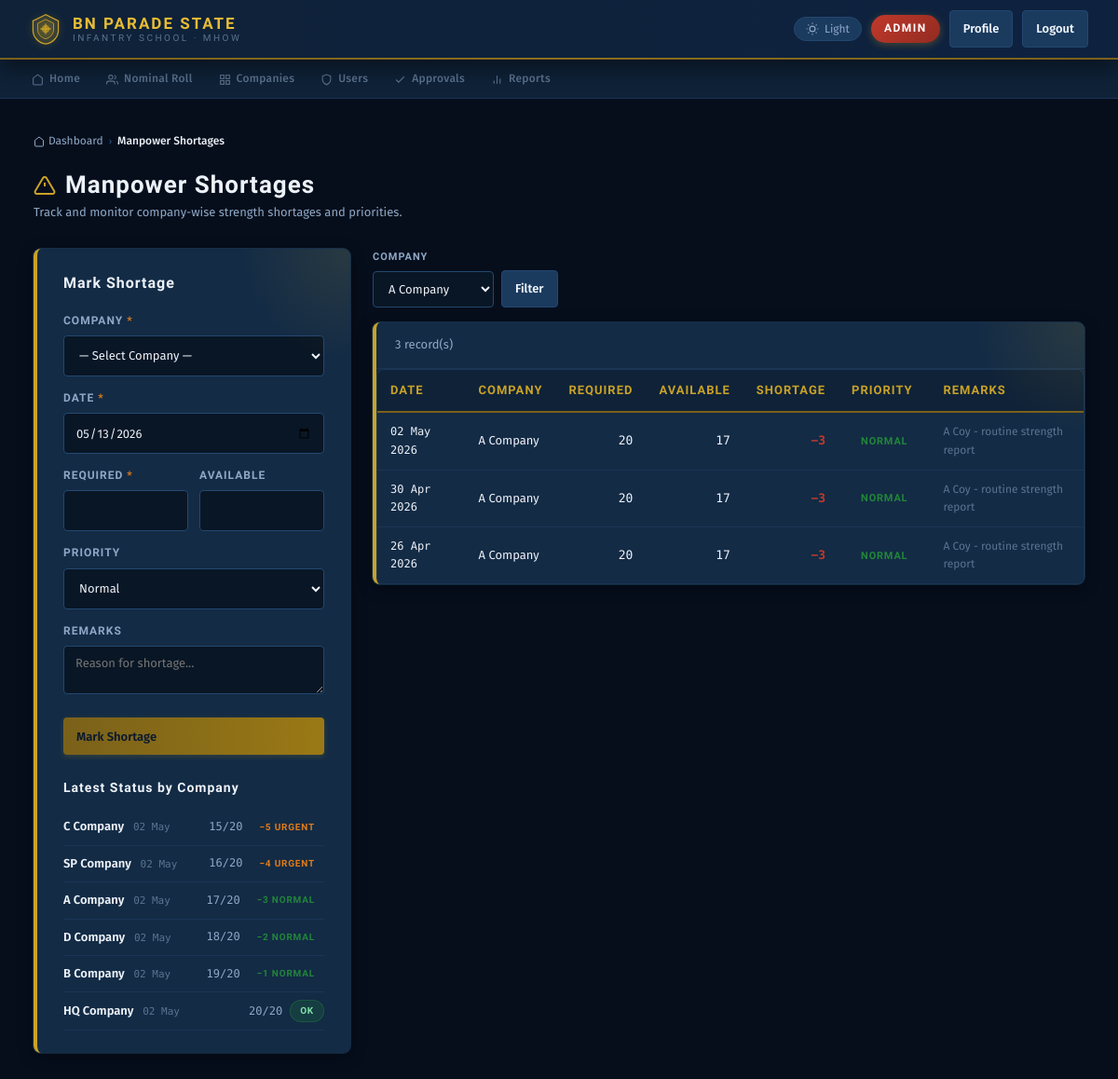
Screenshot of /adjt_sa/manpower_shortages.php?coy=2 (signed in) with the database file from the repository.
### tables this page shows
CREATE TABLE manpower_shortages (
    id INT AUTO_INCREMENT PRIMARY KEY,
    company_id INT NOT NULL,
    shortage_date DATE NOT NULL,
    required_strength INT NOT NULL,
    available_strength INT NOT NULL,
    priority ENUM('Normal','Urgent','Critical') DEFAULT 'Normal',
    remarks TEXT DEFAULT NULL,
    marked_by INT DEFAULT NULL,
    FOREIGN KEY (company_id) REFERENCES companies(id),
    FOREIGN KEY (marked_by) REFERENCES users(id)
);

CREATE TABLE companies (
    id INT AUTO_INCREMENT PRIMARY KEY,
    company_name VARCHAR(100) NOT NULL,
    short_name VARCHAR(20) NOT NULL,
    is_active TINYINT DEFAULT 1
);

### adjt_sa/manpower_shortages.php (the view, shortened to what this page needs)
<?php
include("../config/db.php");
function h($v) { return htmlspecialchars((string)$v, ENT_QUOTES, 'UTF-8'); }
$fCoy = (int)($_GET["coy"] ?? 0);
$companies = mysqli_fetch_all(mysqli_query($conn,
    "SELECT id, company_name FROM companies WHERE is_active=1 ORDER BY id"), MYSQLI_ASSOC);
$whereCoy = $fCoy ? "WHERE ms.company_id=$fCoy" : '';
$records  = mysqli_fetch_all(mysqli_query($conn,
    "SELECT ms.id, ms.shortage_date, ms.required_strength, ms.available_strength,
            ms.priority, ms.remarks,
            c.company_name, c.short_name,
            ms.required_strength - ms.available_strength AS shortage
     FROM manpower_shortages ms
     JOIN companies c ON c.id = ms.company_id
     $whereCoy
     ORDER BY ms.shortage_date DESC, ms.priority DESC
     LIMIT 100"), MYSQLI_ASSOC);
$summary = mysqli_fetch_all(mysqli_query($conn,
    "SELECT c.company_name, c.short_name,
            ms.required_strength, ms.available_strength,
            ms.required_strength - ms.available_strength AS shortage,
            ms.priority, ms.shortage_date
     FROM manpower_shortages ms
     JOIN companies c ON c.id=ms.company_id
     JOIN (SELECT company_id, MAX(shortage_date) AS mdate FROM manpower_shortages GROUP BY company_id) latest
          ON ms.company_id=latest.company_id AND ms.shortage_date=latest.mdate
     ORDER BY shortage DESC"), MYSQLI_ASSOC);
?>
<!DOCTYPE html>
<html lang="en">
<head>
    <link rel="stylesheet" href="../assets/css/style.css">
</head>
<body>
<?php include("../includes/topbar.php"); ?>
<main id="main-content" class="container">
    <nav class="breadcrumb" aria-label="Breadcrumb">
        <a href="../dashboard.php"><svg width="12" height="12" viewBox="0 0 24 24" fill="none" stroke="currentColor" stroke-width="2"><path d="M3 9l9-7 9 7v11a2 2 0 01-2 2H5a2 2 0 01-2-2z"/></svg> Dashboard</a>
        <span class="breadcrumb-sep">›</span>
        <span class="breadcrumb-current">Manpower Shortages</span>
    </nav>
    <div class="page-header">
        <h1><svg viewBox="0 0 24 24" fill="none" stroke="currentColor" stroke-width="2"><path d="M10.29 3.86L1.82 18a2 2 0 001.71 3h16.94a2 2 0 001.71-3L13.71 3.86a2 2 0 00-3.42 0z"/><line x1="12" y1="9" x2="12" y2="13"/><line x1="12" y1="17" x2="12.01" y2="17"/></svg>Manpower Shortages</h1>
        <p class="page-sub">Track and monitor company-wise strength shortages and priorities.</p>
    </div>
    <div class="split-layout">
        <div class="panel">
            <h2 style="font-size:16px;margin-bottom:18px;">Mark Shortage</h2>
            <form method="POST">
                <label for="sh-coy">Company <span style="color:var(--saffron)">*</span></label>
                <select id="sh-coy" name="company_id" required>
                    <option value="">— Select Company —</option>
                </select>
                <label for="sh-date">Date <span style="color:var(--saffron)">*</span></label>
                <input type="date" id="sh-date" name="shortage_date" value="<?php echo date('Y-m-d'); ?>" required>
                <div style="display:grid;grid-template-columns:1fr 1fr;gap:12px;">
                    <div>
                        <label for="sh-req">Required <span style="color:var(--saffron)">*</span></label>
                        <input type="number" id="sh-req" name="required_strength" min="1" max="500" required>
                    </div>
                    <div>
                        <label for="sh-avl">Available</label>
                        <input type="number" id="sh-avl" name="available_strength" min="0" max="500">
                    </div>
                </div>
                <label for="sh-prio">Priority</label>
                <select id="sh-prio" name="priority">
                    <option value="Normal">Normal</option>
                </select>
                <label for="sh-rem">Remarks</label>
                <textarea id="sh-rem" name="remarks" rows="2" placeholder="Reason for shortage..."></textarea>
                <button class="btn" type="submit" style="width:100%;margin-top:4px;">Mark Shortage</button>
            </form>
            <?php if (!empty($summary)): ?>
            <div style="margin-top:24px;">
                <h2 style="font-size:14px;margin-bottom:12px;">Latest Status by Company</h2>
                <?php foreach ($summary as $s):
                    $defColor = $s['priority']==='Critical'?'var(--status-absent)':($s['priority']==='Urgent'?'var(--saffron)':'var(--status-present)');
                ?>
                <div style="display:flex;align-items:center;justify-content:space-between;padding:8px 0;border-bottom:1px solid var(--border-subtle);gap:10px;">
                    <div>
                        <span style="font-weight:600;font-size:13px;"><?php echo h($s['company_name']); ?></span>
                        <span class="mono-sm text-muted" style="margin-left:6px;"><?php echo h(date('d M',strtotime($s['shortage_date']))); ?></span>
                    </div>
                    <div style="display:flex;align-items:center;gap:8px;">
                        <span class="mono" style="color:var(--text-secondary);"><?php echo $s['available_strength']; ?>/<?php echo $s['required_strength']; ?></span>
                        <?php if ($s['shortage'] > 0): ?>
                        <span class="status-badge" style="background:<?php echo $defColor; ?>22;color:<?php echo $defColor; ?>;border:1px solid <?php echo $defColor; ?>44;font-size:10px;">
                            −<?php echo $s['shortage']; ?> <?php echo h($s['priority']); ?>
                        </span>
                        <?php else: ?>
                        <span class="status-badge status-present" style="font-size:10px;">OK</span>
                        <?php endif; ?>
                    </div>
                </div>
                <?php endforeach; ?>
            </div>
            <?php endif; ?>
        </div>
        <div>
            <form method="GET" style="margin-bottom:16px;display:flex;gap:8px;align-items:flex-end;">
                <div class="tf"><label for="f-coy" style="font-size:11px;">Company</label>
                <select id="f-coy" name="coy" style="min-height:38px;margin:0;">
                    <?php foreach ($companies as $c): ?>
                    <option value="<?php echo $c['id']; ?>" <?php echo $fCoy==$c['id']?'selected':''; ?>><?php echo h($c['company_name']); ?></option>
                    <?php endforeach; ?>
                </select></div>
                <button class="btn secondary" type="submit">Filter</button>
            </form>
            <?php if (empty($records)): ?>
            <div class="panel">
                <div class="empty-state">
                    <svg viewBox="0 0 24 24" fill="none" stroke="currentColor" stroke-width="1.5"><path d="M10.29 3.86L1.82 18a2 2 0 001.71 3h16.94a2 2 0 001.71-3L13.71 3.86a2 2 0 00-3.42 0z"/></svg>
                    <h3>No Shortage Records</h3>
                    <p>No shortage entries found. Use the form to mark a shortage.</p>
                </div>
            </div>
            <?php else: ?>
            <div class="panel" style="padding:0;overflow:hidden;">
                <div style="padding:14px 20px;border-bottom:1px solid var(--border-subtle);">
                    <p class="muted" style="margin:0;"><?php echo count($records); ?> record(s)</p>
                </div>
                <div class="table-wrap">
                    <table>
                        <thead><tr><th>Date</th><th>Company</th><th class="num">Required</th><th class="num">Available</th><th class="num">Shortage</th><th>Priority</th><th>Remarks</th></tr></thead>
                        <tbody>
                        <?php foreach ($records as $r):
                            $prioBg = match($r['priority']){ 'Critical'=>'var(--status-absent)', 'Urgent'=>'var(--saffron)', default=>'var(--status-present)' };
                        ?>
                        <tr>
                            <td class="mono"><?php echo h(date('d M Y',strtotime($r['shortage_date']))); ?></td>
                            <td><?php echo h($r['company_name']); ?></td>
                            <td class="num"><?php echo (int)$r['required_strength']; ?></td>
                            <td class="num"><?php echo (int)$r['available_strength']; ?></td>
                            <td class="num fw-bold" style="color:<?php echo $r['shortage']>0?'var(--status-absent)':'var(--status-present)'; ?>">
                                <?php echo $r['shortage']>0 ? '−'.(int)$r['shortage'] : '0'; ?>
                            </td>
                            <td><span class="status-badge" style="background:<?php echo $prioBg; ?>22;color:<?php echo $prioBg; ?>;border:1px solid <?php echo $prioBg; ?>44;"><?php echo h($r['priority']); ?></span></td>
                            <td class="text-muted" style="font-size:12px;max-width:200px;"><?php echo h($r['remarks'] ?: '—'); ?></td>
                        </tr>
                        <?php endforeach; ?>
                        </tbody>
                    </table>
                </div>
            </div>
            <?php endif; ?>
        </div>
    </div>
</main>
</body>
</html>

### rows the page displays
manpower_shortages: shortage_date "02 May 2026", company.company_name "A Company", required_strength "20", available_strength "17", shortage "3", priority "NORMAL", remarks "A Coy - routine strength report"
manpower_shortages: shortage_date "30 Apr 2026", company.company_name "A Company", required_strength "20", available_strength "17", shortage "3", priority "NORMAL", remarks "A Coy - routine strength report"
manpower_shortages: shortage_date "26 Apr 2026", company.company_name "A Company", required_strength "20", available_strength "17", shortage "3", priority "NORMAL", remarks "A Coy - routine strength report"

### other values shown
$_roleH "ADMIN"
$_item[2] "Home"
$_item[2] "Nominal Roll"
$_item[2] "Companies"
$_item[2] "Users"
$_item[2] "Approvals"
$_item[2] "Reports"
$s['company_name'] "C Company"
date('d M',strtotime($s['shortage_date'])) "02 May"
$s['available_strength'] "15"
$s['required_strength'] "20"
$s['shortage'] "5"
$s['priority'] "URGENT"
$s['company_name'] "SP Company"
$s['available_strength'] "16"
